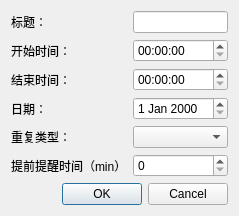
<?xml version="1.0" encoding="UTF-8"?>
<ui version="4.0">
 <class>EditDialog</class>
 <widget class="QDialog" name="EditDialog">
  <property name="geometry">
   <rect>
    <x>0</x>
    <y>0</y>
    <width>230</width>
    <height>174</height>
   </rect>
  </property>
  <property name="windowTitle">
   <string>编辑日程</string>
  </property>
  <layout class="QVBoxLayout">
   <item>
    <layout class="QFormLayout">
     <item row="0" column="0">
      <widget class="QLabel" name="label">
       <property name="text">
        <string>标题：</string>
       </property>
      </widget>
     </item>
     <item row="0" column="1">
      <widget class="QLineEdit" name="titleEdit"/>
     </item>
     <item row="1" column="0">
      <widget class="QLabel" name="label_2">
       <property name="text">
        <string>开始时间：</string>
       </property>
      </widget>
     </item>
     <item row="2" column="0">
      <widget class="QLabel" name="label_3">
       <property name="text">
        <string>结束时间：</string>
       </property>
      </widget>
     </item>
     <item row="4" column="1">
      <widget class="QComboBox" name="repeatCombo"/>
     </item>
     <item row="1" column="1">
      <widget class="QTimeEdit" name="startTimeEdit"/>
     </item>
     <item row="2" column="1">
      <widget class="QTimeEdit" name="endTimeEdit"/>
     </item>
     <item row="4" column="0">
      <widget class="QLabel" name="label_4">
       <property name="text">
        <string>重复类型：</string>
       </property>
      </widget>
     </item>
     <item row="3" column="0">
      <widget class="QLabel" name="label_5">
       <property name="text">
        <string>日期：</string>
       </property>
      </widget>
     </item>
     <item row="3" column="1">
      <widget class="QDateEdit" name="dateEdit"/>
     </item>
     <item row="5" column="0">
      <widget class="QLabel" name="label_6">
       <property name="text">
        <string>提前提醒时间（min）</string>
       </property>
      </widget>
     </item>
     <item row="5" column="1">
      <widget class="QSpinBox" name="remindTime"/>
     </item>
    </layout>
   </item>
   <item>
    <widget class="QDialogButtonBox" name="buttonBox">
     <property name="orientation">
      <enum>Qt::Orientation::Horizontal</enum>
     </property>
     <property name="standardButtons">
      <set>QDialogButtonBox::StandardButton::Cancel|QDialogButtonBox::StandardButton::Ok</set>
     </property>
    </widget>
   </item>
  </layout>
 </widget>
 <resources/>
 <connections>
  <connection>
   <sender>buttonBox</sender>
   <signal>accepted()</signal>
   <receiver>EditDialog</receiver>
   <slot>accept()</slot>
   <hints>
    <hint type="sourcelabel">
     <x>20</x>
     <y>20</y>
    </hint>
    <hint type="destinationlabel">
     <x>20</x>
     <y>20</y>
    </hint>
   </hints>
  </connection>
  <connection>
   <sender>buttonBox</sender>
   <signal>rejected()</signal>
   <receiver>EditDialog</receiver>
   <slot>reject()</slot>
   <hints>
    <hint type="sourcelabel">
     <x>20</x>
     <y>20</y>
    </hint>
    <hint type="destinationlabel">
     <x>20</x>
     <y>20</y>
    </hint>
   </hints>
  </connection>
 </connections>
</ui>
